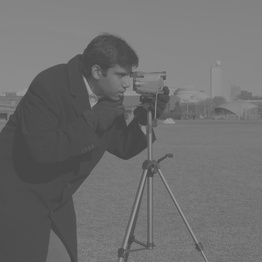
#> input picture 3.HAFTA/dusuk_kontrast.jpg, 262 x 262 px, shrunk from 512 x 512 before the run
$ python HistogramEsitleme.py
#> lines starting #> are read from the running program, lines starting #| are printed output that depends on the picture
#> in main, resim is the input picture: shape (262, 262); min 65, max 158, mean 110
#| Çözünürlük: 262x262 piksel | Min: 65, Max: 158
"""
Görüntü İşleme - 3. Hafta - Görev 2: Histogram Eşitleme (Histogram Equalization)
-----------------------------------------------------------------------------
Bu program; tek kanallı ve düşük kontrastlı bir görüntüyü okur,
HİÇBİR HAZIR FONKSİYON KULLANMADAN:
  1) 256-değerli parlaklık histogramını çıkarır.
  2) Kümülatif Dağılım Fonksiyonunu (CDF - Cumulative Distribution Function) hesaplar.
  3) Histogram eşitleme dönüşümünü uygulayarak kontrastı dinamik aralığa yayar.
  4) Eşitlenmiş çıktı resmini diske kaydeder.
  5) Karşılaştırma grafiklerini (Görüntüler, Histogramlar ve CDF) çizer.
"""

import os
import cv2
import numpy as np
import matplotlib.pyplot as plt

# ---------------------------------------------------------------------------
# Dosya Yolları
# ---------------------------------------------------------------------------
KLASOR = os.path.dirname(os.path.abspath(__file__))
GIRDI_RESIM = os.path.join(KLASOR, "dusuk_kontrast.jpg")
CIKTI_RESIM = os.path.join(KLASOR, "esitlenmis_resim.jpg")
CIKTI_GRAFIK = os.path.join(KLASOR, "histogram_esitleme_karsilastirma.png")


# ---------------------------------------------------------------------------
# 1) Histogram Çıkarma (Hazır Fonksiyon Olmadan)
# ---------------------------------------------------------------------------
def histogram_hesapla(resim):
    """
    Resimdeki her bir gri tonun (0-255) kaç defa geçtiğini sayar.
    Hazır fonksiyon (np.histogram veya cv2.calcHist) KULLANILMAZ.
    """
    hist = [0] * 256
    yukseklik, genislik = resim.shape

    for y in range(yukseklik):
        for x in range(genislik):
            piksel_degeri = resim[y, x]
            hist[piksel_degeri] += 1

    return hist


# ---------------------------------------------------------------------------
# 2) Kümülatif Dağılım Fonksiyonu (CDF) Hesabı (Hazır Fonksiyon Olmadan)
# ---------------------------------------------------------------------------
def cdf_hesapla(hist):
    """
    Histogram değerlerini kümülatif (birikimli) olarak toplar.
    CDF[k] = 0'dan k'ya kadar olan piksellerin toplam sayısıdır.
    Hazır fonksiyon (np.cumsum) KULLANILMAZ.
    """
    cdf = [0] * 256
    toplam = 0
    for i in range(256):
        toplam += hist[i]
        cdf[i] = toplam
    return cdf


# ---------------------------------------------------------------------------
# 3) Histogram Eşitleme (Hazır cv2.equalizeHist KULLANMADAN)
# ---------------------------------------------------------------------------
def histogram_esitle(resim):
    """
    CDF değerlerini kullanarak pikselleri [0, 255] aralığına dengeli yayar.

    Formül:
        s_k = round( ((CDF[k] - CDF_min) / (Toplam_Piksel - CDF_min)) * 255 )
    """
    yukseklik, genislik = resim.shape
#> yukseklik = 262; genislik = 262
    toplam_piksel = yukseklik * genislik
#> toplam_piksel = 68644

    # 1. Histogramı hesapla
    hist = histogram_hesapla(resim)
#> after the loop in histogram_hesapla, `for y in range(yukseklik):`: hist = 256 values, max 3760 at index 78, min 0 at index 0, mean 268.1

    # 2. CDF'i hesapla
    cdf = cdf_hesapla(hist)
#> after the loop in cdf_hesapla, `for i in range(256):`: cdf = 256 values from 0 to 68644; toplam = 68644
#> cdf = 256 values from 0 to 68644

    # Sıfır olmayan ilk kümülatif değeri bul (en koyu pikselin başladığı yer)
    cdf_min = None
    for val in cdf:
        if val > 0:
            cdf_min = val
            break
#> this loop made 66 passes
#> cdf_min on pass 66: 1

    # Eğer resim tamamen tek bir renkten oluşuyorsa bölme hatası olmasın
    if cdf_min is None or cdf_min == toplam_piksel:
        return resim.copy(), hist, cdf, hist, cdf

    # 3. Dönüşüm Tablosu (Lookup Table - LUT) Hazırlama
    # 0'dan 255'e kadar her gri tonun yeni değerini önceden hesaplıyoruz
    lut = [0] * 256
    for i in range(256):
        if cdf[i] < cdf_min:
            lut[i] = 0
        else:
            yeni_deger = round(((cdf[i] - cdf_min) / (toplam_piksel - cdf_min)) * 255)
            lut[i] = min(max(yeni_deger, 0), 255)  # [0, 255] sınırla
#> this loop made 256 passes
#> yeni_deger on passes 66 to 77: 0, 0, 0, 0, 0, 2, 8, 11, 13, 16, 19, 25
#> after the loop, lut = 256 values from 0 to 255

    # 4. Resmi dönüştürme (Piksel piksel yeni değerleri atama)
    esitlenmis_resim = np.zeros((yukseklik, genislik), dtype=np.uint8)
    for y in range(yukseklik):
        for x in range(genislik):
            esitlenmis_resim[y, x] = lut[resim[y, x]]
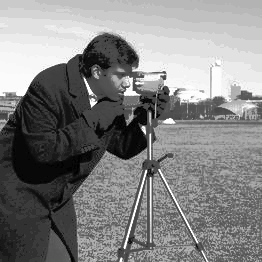
#> esitlenmis_resim: shape (262, 262); min 0, max 255, mean 131.1

    # Sonucun histogram ve CDF'ini de analiz için çıkaralım
    yeni_hist = histogram_hesapla(esitlenmis_resim)
#> yeni_hist = 256 values, max 3760 at index 49, min 0 at index 1, mean 268.1
    yeni_cdf = cdf_hesapla(yeni_hist)
#> the loop in cdf_hesapla (call 2), `for i in range(256):` made 256 passes
#> toplam on passes 1 to 3: 96, 96, 414
#> yeni_cdf = 256 values from 96 to 68644

    return esitlenmis_resim, hist, cdf, yeni_hist, yeni_cdf


# ---------------------------------------------------------------------------
# Ana Akış
# ---------------------------------------------------------------------------
def main():
    print("==================================================")
    print("GÖREV 2: Histogram Eşitleme (Histogram Equalization)")
    print("==================================================")

    # 1. Görüntüyü OpenCV ile Gri Seviye (Tek Kanallı) Aç
    if not os.path.exists(GIRDI_RESIM):
        raise FileNotFoundError(f"Girdi resmi bulunamadı: {GIRDI_RESIM}")

    resim = cv2.imread(GIRDI_RESIM, cv2.IMREAD_GRAYSCALE)
    print(f"Girdi Resmi Yüklendi: {GIRDI_RESIM}")
    print(f"Çözünürlük: {resim.shape[1]}x{resim.shape[0]} piksel | Min: {resim.min()}, Max: {resim.max()}")

    # 2. Histogram Eşitlemeyi Uygula
    esitlenmis, hist_eski, cdf_eski, hist_yeni, cdf_yeni = histogram_esitle(resim)
#> hist_eski has the same summary as hist in histogram_hesapla; cdf_eski = 256 values from 0 to 68644; hist_yeni has the same summary as yeni_hist in histogram_esitle; cdf_yeni = 256 values from 96 to 68644
    print(f"Histogram Eşitleme Tamamlandı -> Yeni Min: {esitlenmis.min()}, Yeni Max: {esitlenmis.max()}")
#| Histogram Eşitleme Tamamlandı -> Yeni Min: 0, Yeni Max: 255

    # 3. Çıktı Resmini Kaydet
    cv2.imwrite(CIKTI_RESIM, esitlenmis)
    print(f"Çıktı resmi kaydedildi: {CIKTI_RESIM}")

    # 4. Sonuçları Görselleştir ve Karşılaştır
    fig, axes = plt.subplots(3, 2, figsize=(12, 10))

    # Orijinal Resim
    axes[0, 0].imshow(resim, cmap='gray', vmin=0, vmax=255)
    axes[0, 0].set_title(f"Orijinal Düşük Kontrast (Min: {resim.min()}, Max: {resim.max()})")
    axes[0, 0].axis('off')

    # Eşitlenmiş Resim
    axes[0, 1].imshow(esitlenmis, cmap='gray', vmin=0, vmax=255)
    axes[0, 1].set_title(f"Histogram Eşitlenmiş Resim (Min: {esitlenmis.min()}, Max: {esitlenmis.max()})")
    axes[0, 1].axis('off')

    # Orijinal Histogram
    axes[1, 0].bar(range(256), hist_eski, color='#555555', width=1.0)
    axes[1, 0].set_title("Orijinal Histogram (Dar ve Yığılmış)")
    axes[1, 0].set_xlim([0, 255])
    axes[1, 0].grid(True, linestyle='--', alpha=0.5)

    # Eşitlenmiş Histogram
    axes[1, 1].bar(range(256), hist_yeni, color='#1f77b4', width=1.0)
    axes[1, 1].set_title("Eşitlenmiş Histogram (Düzgün Yayılmış)")
    axes[1, 1].set_xlim([0, 255])
    axes[1, 1].grid(True, linestyle='--', alpha=0.5)

    # Orijinal CDF
    toplam_piksel = resim.shape[0] * resim.shape[1]
#> toplam_piksel = 68644
    norm_cdf_eski = [c / toplam_piksel for c in cdf_eski]
#> norm_cdf_eski = 256 values from 0 to 1
    axes[2, 0].plot(range(256), norm_cdf_eski, color='red', linewidth=2)
    axes[2, 0].set_title("Orijinal Kümülatif Dağılım (CDF) - Dik ve Dar")
    axes[2, 0].set_xlim([0, 255])
    axes[2, 0].set_ylim([0, 1.05])
    axes[2, 0].grid(True, linestyle='--', alpha=0.5)

    # Eşitlenmiş CDF
    norm_cdf_yeni = [c / toplam_piksel for c in cdf_yeni]
#> norm_cdf_yeni = 256 values from 0.0014 to 1
    axes[2, 1].plot(range(256), norm_cdf_yeni, color='green', linewidth=2)
    axes[2, 1].set_title("Eşitlenmiş Kümülatif Dağılım (CDF) - Lineer / Doğrusal")
    axes[2, 1].set_xlim([0, 255])
    axes[2, 1].set_ylim([0, 1.05])
    axes[2, 1].grid(True, linestyle='--', alpha=0.5)

    plt.tight_layout()
    plt.savefig(CIKTI_GRAFIK, dpi=150)
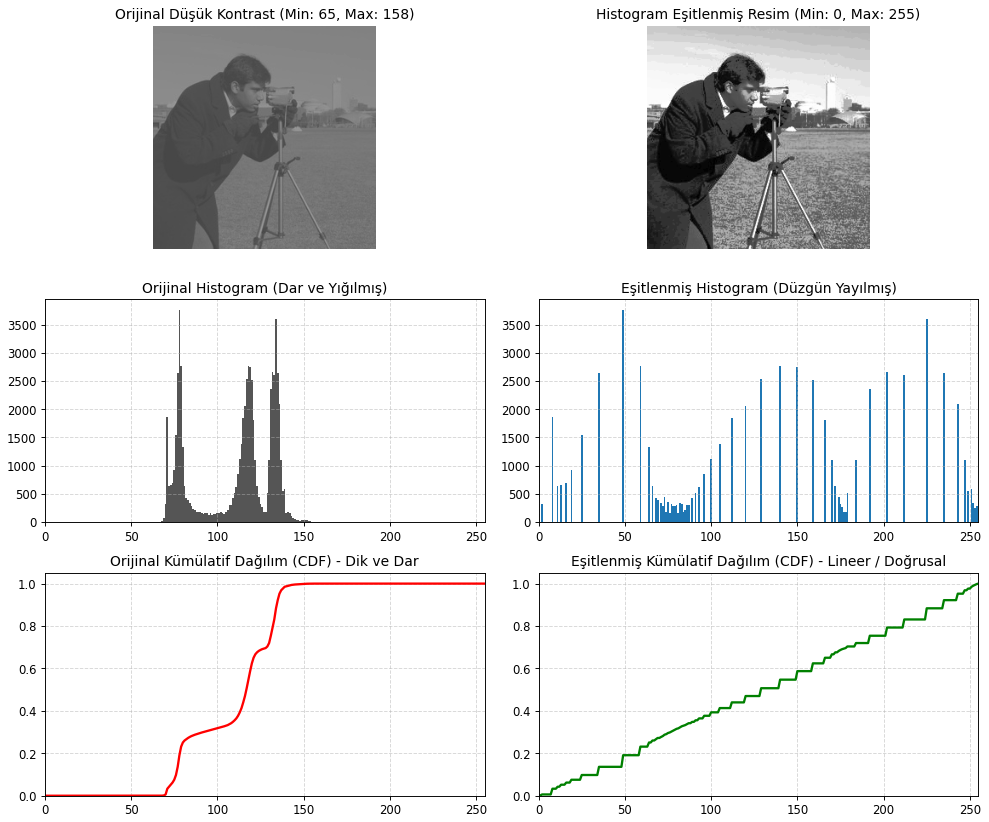
#> figure drawn by matplotlib, 6 panels; panel 3: tallest bar 3760 high, from x = 77.5 to 78.5; panel 4: tallest bar 3760 high, from x = 48.5 to 49.5; panel 5: curve peaks at x = 158, y = 1; panel 6: curve peaks at x = 255, y = 1
    print(f"Karşılaştırma grafiği kaydedildi: {CIKTI_GRAFIK}")
    print("Grafik penceresi açılıyor (kapatınca program sonlanır)...")
    plt.show()


if __name__ == "__main__":
    main()
